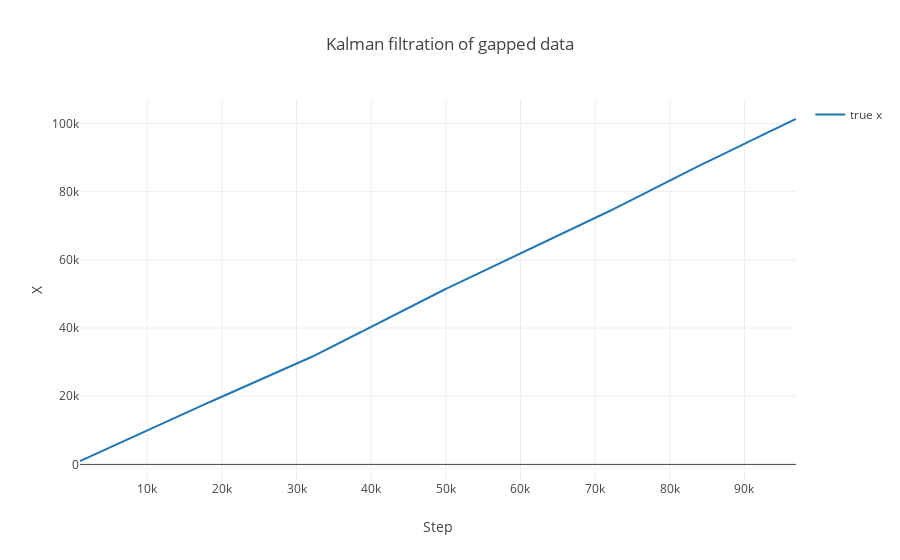

Notebook code cell kept with this figure:
### Code cell
data = [
    go.Scatter(
        y=X[:,1],
        x=X[:,0],
        name='true x'
    ),
]

layout= go.Layout(
    title= 'Kalman filtration of gapped data',
    xaxis= dict(
        title= 'Step',
    ),
    yaxis=dict(
        title= 'X',
    ),
    showlegend= True
)
fig= go.Figure(data=data, layout=layout)
iplot(fig)

### Figure 1 — Plotly figure (JSON) as saved in the notebook; plotly's stock layout.template omitted (floating-point values rounded to 4 significant figures; data arrays with more than 128 entries replaced by an {"elided": "..."} marker saying what was removed)
{"data": [{"name": "true x", "type": "scatter", "uid": "f976741a-d6ea-11e8-9516-b870f4b4aa68", "x": {"elided": "500 float values"}, "y": {"elided": "500 float values"}}], "layout": {"showlegend": true, "title": "Kalman filtration of gapped data", "xaxis": {"title": "Step"}, "yaxis": {"title": "X"}}}
